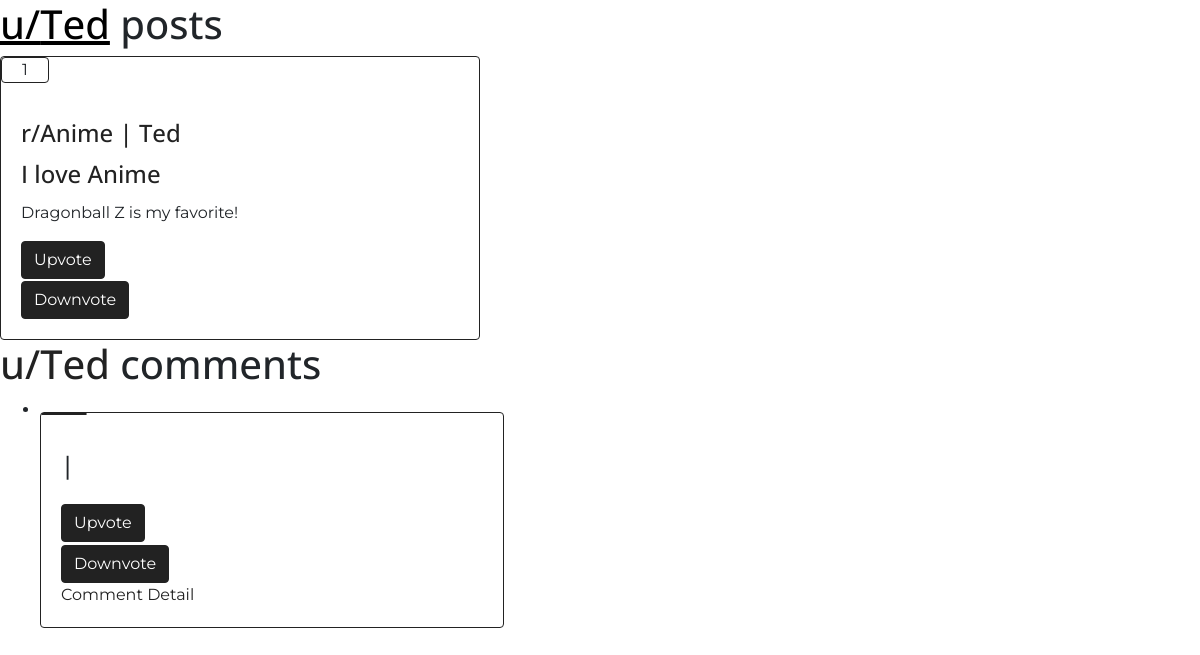
Screenshot of /u/Ted/ with the database file from the repository.
### Post/models.py (models this page shows, shortened)
class RedditPost(models.Model):
    title = models.CharField(max_length=80)
    content = models.TextField(null=True, blank=True)
    url = models.URLField(null=True, blank=True, verbose_name='Optional content url')
    user_posted = models.ForeignKey(
        RedditUser,
        on_delete=models.CASCADE,
        related_name='post_user'
        )
    subreddit_parent = models.ForeignKey(
        Subreddit,
        on_delete=models.CASCADE,
        related_name='subreddit_parent',
        null=True,
        blank=True,
        verbose_name="Under Subreddit"
    )
    votes = models.IntegerField(default=0)
    users_voted = models.ManyToManyField(
        RedditUser,
        blank=True,
        related_name='user_voted'
    )
    dt_time = models.DateTimeField(auto_now_add=True)

### Main/models.py (models this page shows, shortened)
class Subreddit(models.Model):
    name = models.CharField(max_length=80, unique=True)
    def __str__(self):
        return self.name

### User/models.py (models this page shows)
class RedditUser(AbstractUser):
    DisplayName = models.CharField(max_length=25, default='self', verbose_name='Name')
    subscriptions = models.ManyToManyField(
        Subreddit,
        related_name='subscriptions',
        blank=True
        )
    subreddits_moderated = models.ManyToManyField(
        Subreddit,
        related_name='subreddits_moderated',
        blank=True
    )

### User/views.py (the view)
# urls.py: path('u/<str:username>/', user_view),
def user_view(request, username):
    user_id = RedditUser.objects.get(username=username).id
    user = RedditUser.objects.filter(id=user_id).first()
    posts = RedditPost.objects.filter(user_posted=user_id)
    comments = Comment.objects.filter(user_commented=user_id)
    return render(request, 'user.html', {
        'user': user,
        'posts': posts,
        'comments': comments
    })

### User/templates/user.html (shortened to what this page needs)
{% load static %}
<link rel="stylesheet" type="text/css" href="{% static 'Main/style.css' %}">
<h1><a href='/u/{{user}}/'>u/{{user}}</a> posts</h1>
{% for p in posts %}
<div class="card border-primary">
    <p class="card header border-primary" id="vote-score">{{ p.votes }}</p>
<div class="card-body d-flex flex-column align-items-start">
    <h4 class="card-title text-primary"><a href="/r/{{ p.subreddit_parent }}/"> r/{{ p.subreddit_parent }} </a>
        | <a href="/u/{{ p.user_posted }}/"> {{ p.user_posted }} </a>
    </h4>
	<h4 class="card-title text-primary"><a href="/post/{{ p.id }}/"> {{ p.title }}</a></h4>
	<p class="card-text">{{ p.content }}</p>
	<a href="/upvote/post/{{ p.id }}/" class="btn btn-primary mt-auto">Upvote</a>
    <br>
    <a href="/downvote/post/{{ p.id }}/" class="btn btn-primary mt-auto">Downvote</a>
</div>
</div>
{% endfor %}
<h1><a href='/u/{{user}}/'>u/{{user}}</a> comments</h1>
{% load mptt_tags %}
<ul>
{% recursetree comments %}
    <li>
    <div class="card border-primary">
        <p class="card header border-primary" id="vote-score">{{ node.votes }}</p>
        <div class="card-body d-flex flex-column align-items-start">
            <h4><a href="/u/{{ node.user_commented.displayname }}/"> {{ node.user_commented }} </a>
                | {{ node.dt_time }}</h4>
            <a href="/upvote/comment/{{ node.id }}/" class="btn btn-primary mt-auto">Upvote</a>
            <br>
            <a href="/downvote/comment/{{ node.id }}/" class="btn btn-primary mt-auto">Downvote</a>
            <a href="/comment_detail/{{ node.id }}/">Comment Detail</a>
            </div>
    </div>
    </li>
{% endrecursetree %}
</ul>

### rows the page displays
RedditPost: votes "1", subreddit_parent "Anime", user_posted "Ted", title "I love Anime", content "Dragonball Z is my favorite!"
RedditUser: username "Ted"
